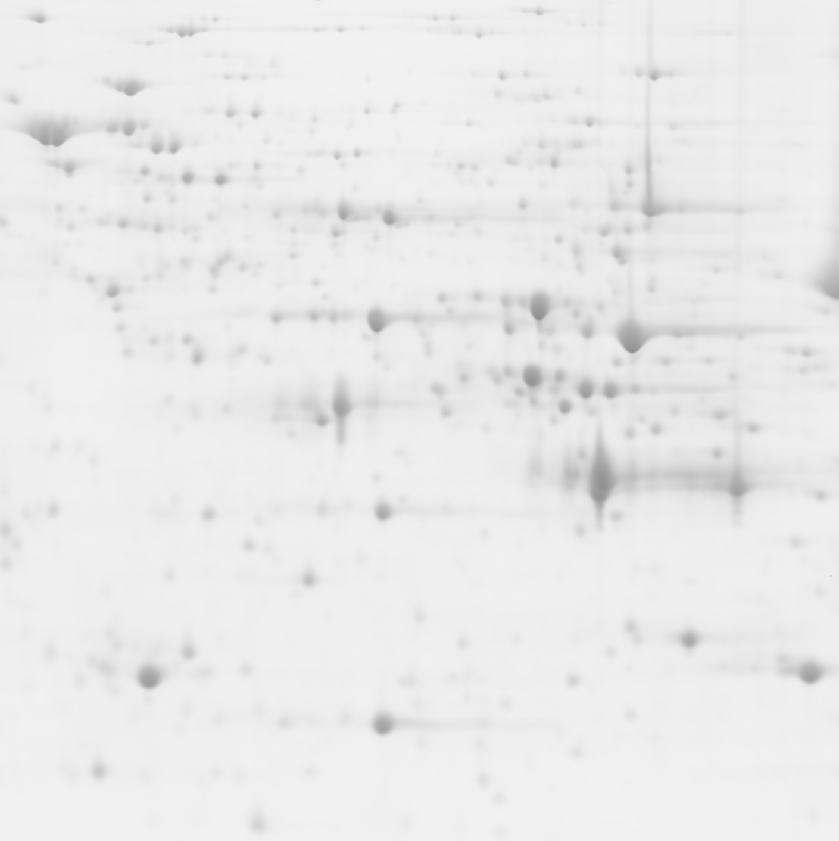
#> input picture Images/A_T1_Gel1.tif, 839 x 841 px, shrunk from 1409 x 1412 before the run
$ python 'TAARIB - TD code - Placido Fernandez Cuevas.py'
#> lines starting #> are read from the running program, lines starting #| are printed output that depends on the picture; after the words box and inside, x2 and y2 are one past the last pixel; in counts of white or black regions, pixels touching at a corner belong together
import numpy as np
import cv2 as cv
from matplotlib import pyplot as plt

############################################################################################################################################################################

def Segmentation(img_path):

    # Cargamos la imagen que vamos a analizar en dos variables, la primera para realizar las diferentes transformaciones y la segunda de ellas
    # para poder mostrarla al final y poder comparar visualmente
#> called with img_path = 'Images/A_T1_Gel1.tif'
    img = cv.imread(img_path)
#> img is the input picture: shape (841, 839, 3); min 144, max 242, mean 234.1
    img_original = cv.imread(img_path)

    # Convertimos la imagen a escala de grises para poder realizar el tratamiento de una forma sencilla en un único canal
    img_grey = cv.cvtColor(img, cv.COLOR_BGR2GRAY)

    # Aplicamos un filtro Threshold con lo que buscamos poder diferenciar el fondo de la imagen. Este filtro define un umbral de color, todos aquellos píxeles
    # que no cumplan dicho umbral, se les proporciona un valor y aquellos que sí lo cumplen se les proporciona otro
    ret, thresh = cv.threshold(img_grey, 0, 255, cv.THRESH_BINARY_INV+cv.THRESH_OTSU)
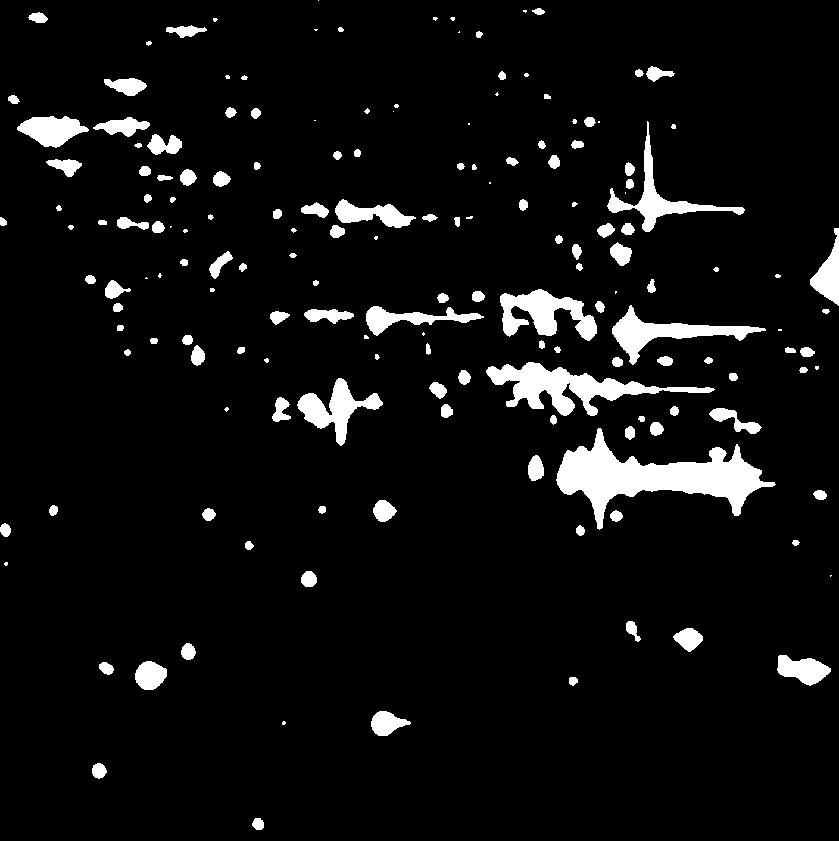
#> thresh: shape (841, 839); 6.2% white; 171 white regions (37 under 20 px), largest, box (x1, y1, x2, y2) and area: (556, 428, 776, 530) 8155, (486, 362, 715, 416) 4298, (500, 289, 597, 341) 2595
#> ret = 220

    # Definimos un kernel para utilizarlo en la operación morfológica siguiente
    kernel = np.ones((3,3), np.uint8)
    # Aplicamos una operación de apertura para eliminar el ruido de la imagen
    opening = cv.morphologyEx(thresh, cv.MORPH_OPEN, kernel, iterations = 2)
#> opening: shape (841, 839); 5.8% white; 123 white regions, largest, box (x1, y1, x2, y2) and area: (557, 429, 773, 529) 8114, (487, 362, 659, 416) 3984, (500, 290, 597, 340) 2554

    # Extraemos la operación de dilatación para extraer el fondo seguro de la imagen
    sure_bg = cv.dilate(opening, kernel, iterations = 3)
#> sure_bg: shape (841, 839); 10.4% white; 105 white regions, largest, box (x1, y1, x2, y2) and area: (554, 426, 776, 532) 10822, (484, 359, 662, 426) 6225, (497, 287, 607, 351) 4315

    # Aplicamos una transformación por distancia a cada centro, de tal forma de que cuanto más alejado esté el pixel del centro, mayor será la probabilidad
    # de que ese área sea fondo. De esta forma conseguimos extraer lo que no es fondo de la imagen
    dist_transform = cv.distanceTransform(opening, cv.DIST_L2, 5)
    # Aplicamos un filtro Threshold para extraer el no fondo
    ret, sure_fg = cv.threshold(dist_transform,0.1*dist_transform.max(),255,0)
#> sure_fg: shape (841, 839) float32; 3.7% white; 126 white regions (49 under 20 px), largest, box (x1, y1, x2, y2) and area: (559, 431, 771, 527) 6689, (489, 364, 657, 414) 2741, (614, 310, 757, 361) 1692
#> ret = 2.34

    # Convertimos el no fondo para poder realizar operaciones con él
    sure_fg = np.uint8(sure_fg)
    # Extraemos las zonas desconocidas eliminandole al fondo la zona que sabemos que no es fondo
    unknow = cv.subtract(sure_bg, sure_fg)
#> unknow: shape (841, 839); 6.7% white; 105 white regions, largest, box (x1, y1, x2, y2) and area: (554, 426, 776, 532) 4096, (484, 359, 662, 426) 3462, (497, 287, 607, 351) 2553

    # Generamos los marcadores a partir de las componentes conexas de la imagen
    ret, markers = cv.connectedComponents(sure_fg)
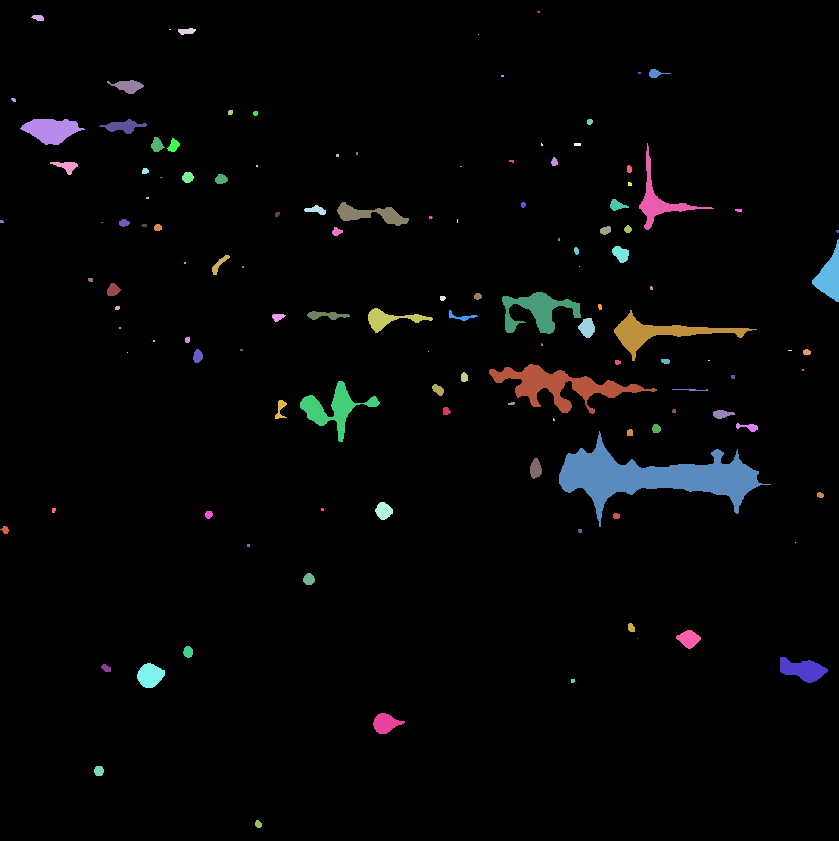
#> markers: shape (841, 839) int32; 127 distinct labels, from 0 to 126; one colour per label, 0 black
#> ret = 127

    markers = markers + 1
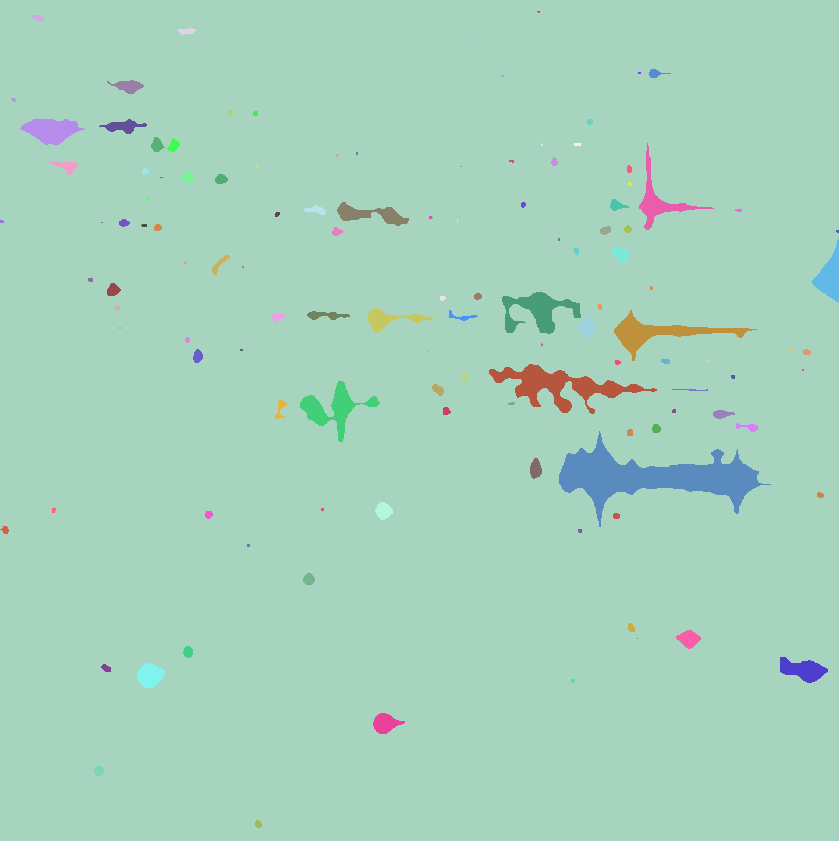
#> markers: shape (841, 839) int32; 127 distinct labels, from 1 to 127; one colour per label, 0 black
    markers[unknow == 255] = 0

    # Aplicamos el algoritmo WaterShed a la imagen con los marcadores como semillas
    markers = cv.watershed(img, markers)
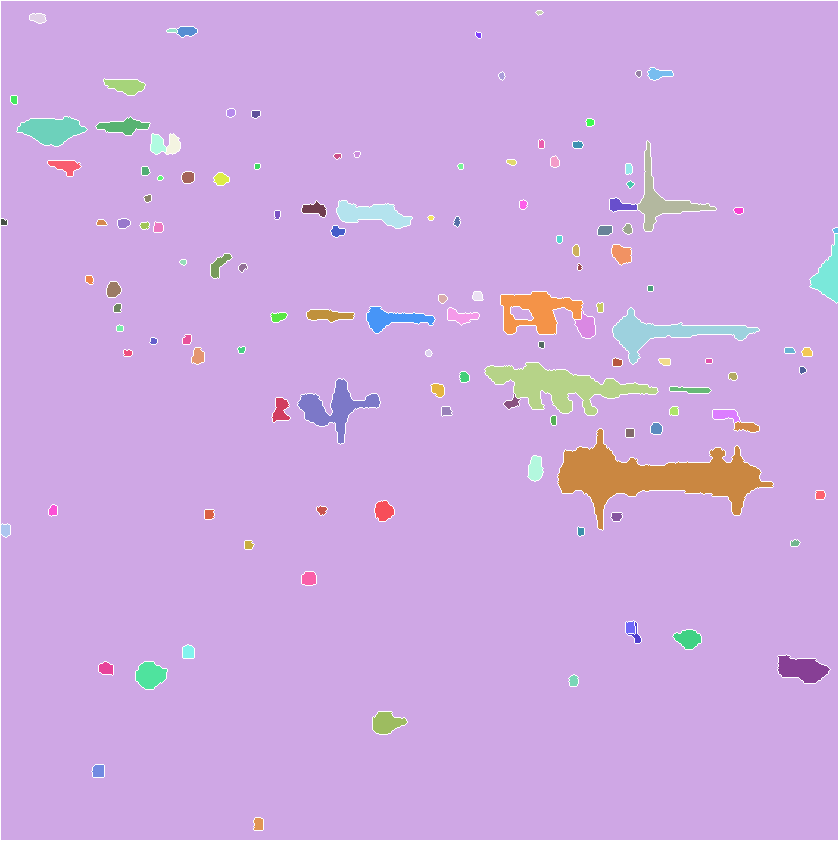
#> markers: shape (841, 839) int32; 128 distinct labels, from -1 to 127; one colour per label, 0 black, -1 white

    # Dibujamos el contorno de color azul
    img[markers == -1] = [255,0,0]
#> img: shape (841, 839, 3); 1.52% of pixels changed, all inside (x1, y1, x2, y2) = (0, 0, 839, 841)

    # Ejecutamos un umbral Threshold para quedarnos únicamente con las zonas de la imagen que sean de color azul
    th=cv.inRange(img,(255,0,0),(255,0,0)).astype(np.uint8)
#> th: shape (841, 839); 1.5% white in thin lines or dots

    # Se invierte la imagen para separar los bordes
    th=cv.bitwise_not(th)
#> th: shape (841, 839); 98.5% white; black in thin lines or dots

    # Llamamos a connectedComponentswithStats para extraer diferente información de la imagen
    nb_comp,output,sizes,centroids=cv.connectedComponentsWithStats(th,connectivity=4)
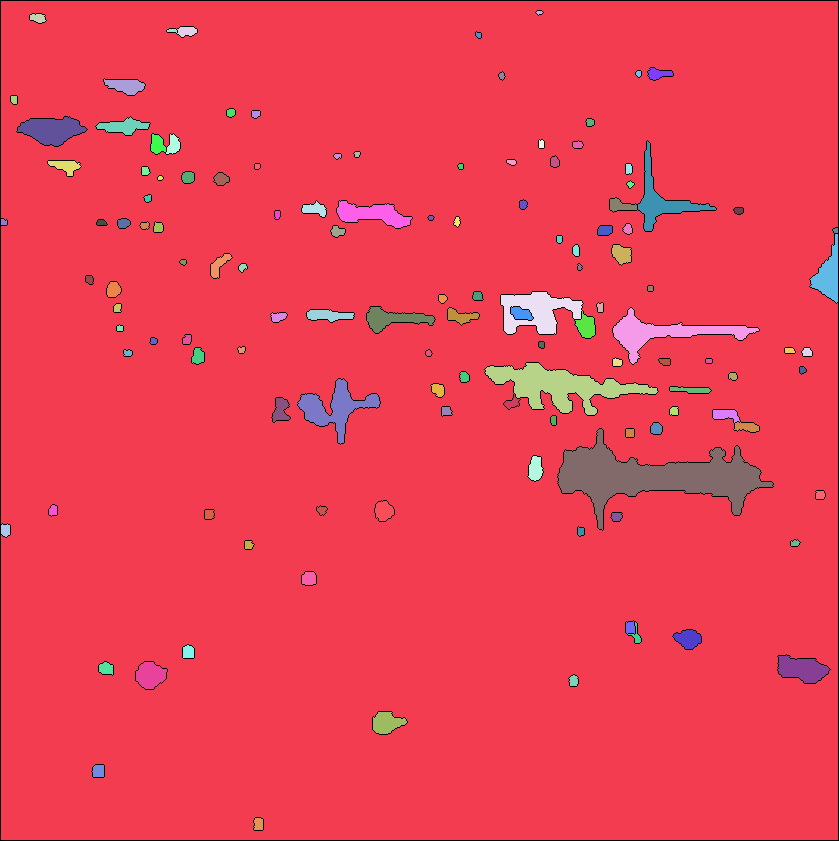
#> output: shape (841, 839) int32; 129 distinct labels, from 0 to 128; one colour per label, 0 black
#> nb_comp = 129; sizes = 129 rows, first 6: [0, 0, 839, 841, 10735], [1, 1, 837, 839, 658998], [536, 11, 7, 4, 18], [30, 14, 16, 9, 108], [177, 27, 20, 10, 151], [167, 29, 10, 4, 28]; centroids = 129 pairs, first value 3.31 to 835.3, second value 12.11 to 823.7

    # Eliminamos el fondo
    nb_comp-=1; sizes=sizes[1:,-1]; centroids=centroids[1:,:]
#> after `nb_comp -= 1`: nb_comp = 128
#> after `sizes = sizes[1:, -1]`: sizes = 128 values, max 658998 at index 0, min 17 at index 32, mean 5428.6
#> after `centroids = centroids[1:, :]`: centroids = 128 pairs, first value 3.31 to 835.3, second value 12.11 to 823.7

    # Imprimimos por pantalla lo que realmente nos interesa, que en este caso es el número de centroides
    # que tiene la imagen, al cual tenemos que quitarle uno debido a que la propia imagen también es segmentada en su totalidad
    print(len(centroids) - 1)
#| 127

    # Mostramos la imagen original y la imagen con el contorno dibujado
    cv.imshow("Imagen original",img_original)
    cv.imshow("Imagen watershed",img)
    cv.waitKey(0)

############################################################################################################################################################################

# Para hacerlo modular, se ha encapsulado el código en una función, de esta forma podemos llamarlo cuantas veces queramos
# definiendo únicamente el path de la imagen que queremos analizar
img_path = "Images/A_T1_Gel1.tif"
Segmentation(img_path)

$ run again, with Images/A_T2_Gel1.tif copied over Images/A_T1_Gel1.tif
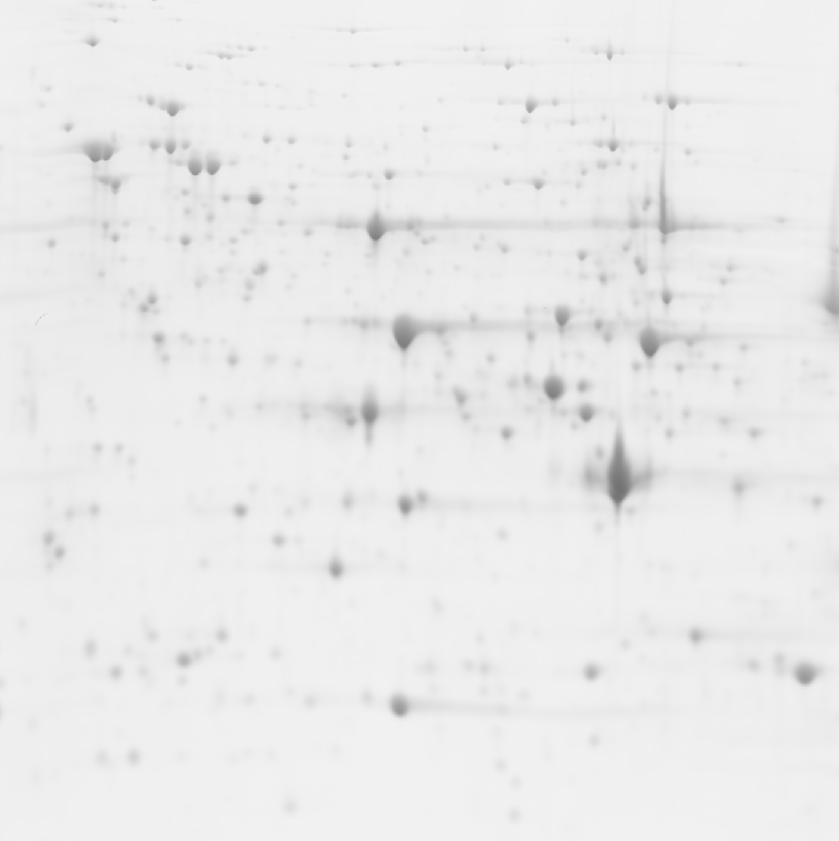
#> input picture Images/A_T2_Gel1.tif, 839 x 841 px, shrunk from 1409 x 1412 before the run
#> in Segmentation, img is the input picture: shape (841, 839, 3); min 114, max 242, mean 234.5
#> in Segmentation, `ret, thresh = cv.threshold(img_grey, 0, 255, cv.THRESH_BINARY_INV+cv.T..`:
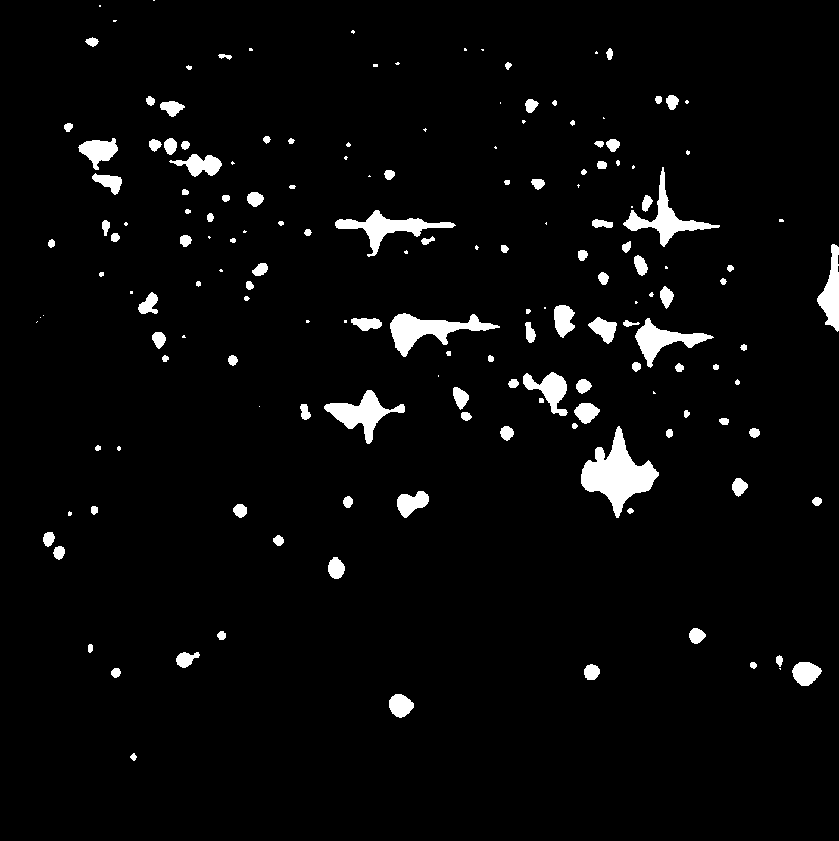
#> thresh: shape (841, 839); 3.7% white; 168 white regions (50 under 20 px), largest, box (x1, y1, x2, y2) and area: (581, 426, 659, 518) 3084, (390, 313, 500, 357) 1844, (335, 210, 456, 257) 1542
#> in Segmentation, `ret, thresh = cv.threshold(img_grey, 0, 255, cv.THRESH_BINARY_INV+cv.T..`: ret = 215
#> opening: shape (841, 839); 3.4% white; 94 white regions, largest, box (x1, y1, x2, y2) and area: (581, 429, 658, 516) 3058, (390, 314, 493, 356) 1804, (336, 211, 453, 252) 1485
#> sure_bg: shape (841, 839); 6.5% white; 77 white regions, largest, box (x1, y1, x2, y2) and area: (578, 426, 661, 519) 4174, (387, 311, 496, 359) 2832, (623, 172, 714, 248) 2787
#> in Segmentation, `ret, sure_fg = cv.threshold(dist_transform,0.1*dist_transform.max(),25..`: ret = 2.14
#> unknow: shape (841, 839); 4.3% white; 78 white regions, largest, box (x1, y1, x2, y2) and area: (623, 172, 714, 248) 1819, (333, 208, 456, 255) 1713, (578, 426, 661, 519) 1643
#> in Segmentation, `ret, markers = cv.connectedComponents(sure_fg)`: ret = 95
#> img: shape (841, 839, 3); 1.16% of pixels changed, all inside (x1, y1, x2, y2) = (0, 0, 839, 841)
#> in Segmentation, `nb_comp,output,sizes,centroids=cv.connectedComponentsWithStats(th,conn..`:
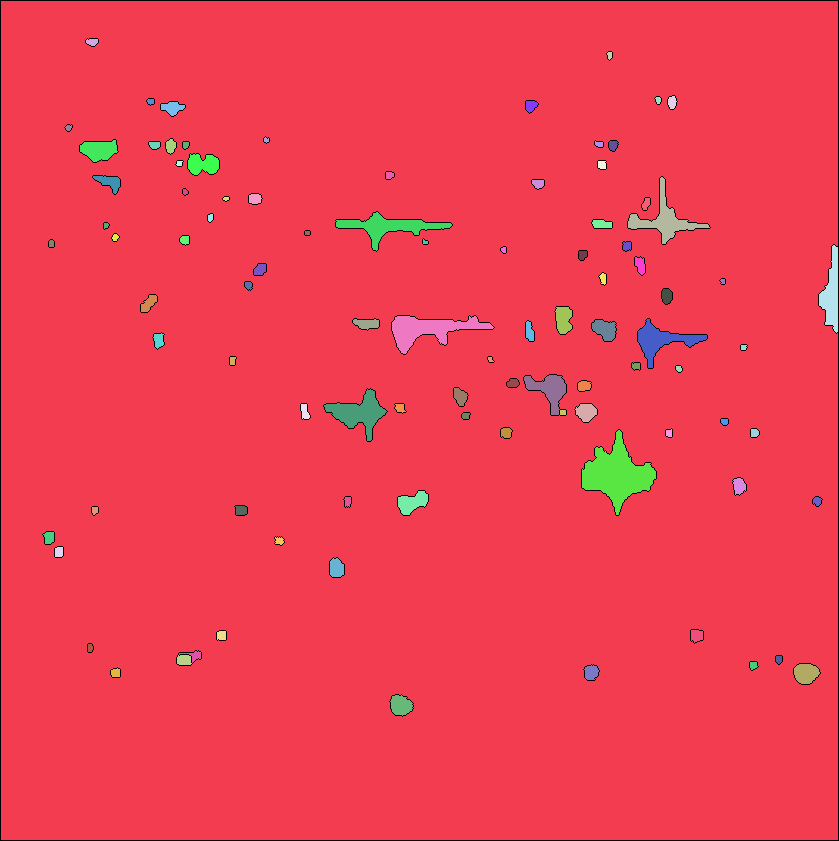
#> output: shape (841, 839) int32; 96 distinct labels, from 0 to 95; one colour per label, 0 black
#> in Segmentation, `nb_comp,output,sizes,centroids=cv.connectedComponentsWithStats(th,conn..`: nb_comp = 96; sizes = 96 rows, first 6: [0, 0, 839, 841, 8162], [1, 1, 837, 839, 677302], [86, 39, 12, 7, 67], [607, 52, 5, 8, 30], [668, 96, 9, 13, 87], [655, 97, 6, 7, 31]; centroids = 96 pairs, first value 48.69 to 831.1, second value 41.55 to 704.9
#> in Segmentation, `nb_comp -= 1`: nb_comp = 95
#> in Segmentation, `sizes = sizes[1:, -1]`: sizes = 95 values, max 677302 at index 0, min 18 at index 34, mean 7341.4
#> in Segmentation, `centroids = centroids[1:, :]`: centroids = 95 pairs, first value 48.69 to 831.1, second value 41.55 to 704.9
#| 94
